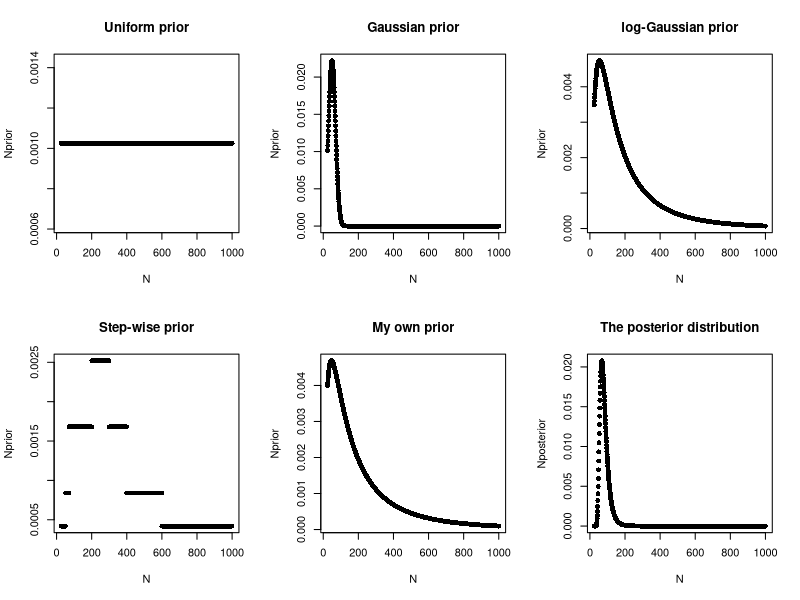
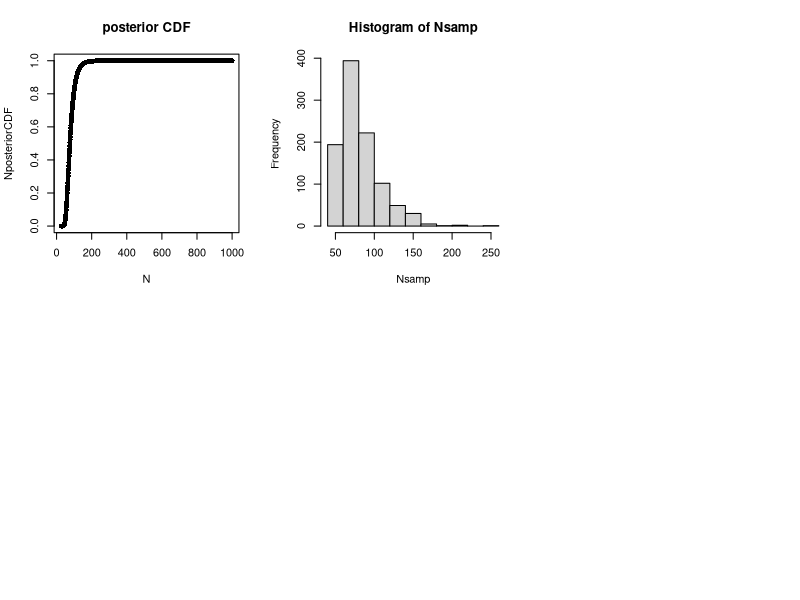

The R source for these figures, in order:
## ---- chunk 1
knitr::opts_chunk$set(echo = TRUE)
## ---- chunk 2
M=25
## ---- chunk 3
abs_min <- M     # the number of balls cannot be negative
abs_max <- 1000  # No way that bag can contain more than 1000 balls (a subjective assumption)


# Define the evaluation points so that all integers between 
# abs_min and abs_max are included
Nseq <- seq(abs_min, abs_max, length=abs_max-abs_min+1)  
## ---- chunk 4
par(mfrow=c(2,3))              # Open figure for plotting the examples

# uniform prior
Nprior <- rep(1,length(Nseq))/length(Nseq)  
sum(Nprior)              # check that prior probabilities sum up to to one
plot(Nseq,Nprior, main="Uniform prior", xlab="N", pch=16)
# "Gaussian" prior
Nprior <- dnorm(Nseq, mean=50, sd=20)
Nprior <- Nprior/sum(Nprior)     # Normalize the prior probabilities to sum to one
sum(Nprior)        # check that prior probabilities sum up to to one
plot(Nseq,Nprior, main="Gaussian prior", xlab="N", pch=16)
# log-Gaussian prior
Nprior <- dlnorm(Nseq, mean=5, sd=1)
Nprior <- Nprior/sum(Nprior)   # Normalize the prior probabilities to sum to one
sum(Nprior)        # check that prior probabilities sum up to to one
plot(Nseq,Nprior, main="log-Gaussian prior", xlab="N", pch=16)
# Step wise prior by giving different relative weights for different values
Nprior <- rep(1,length(Nseq))  
Nprior[Nseq>50 & Nseq<600] <- 2  
Nprior[Nseq>70 & Nseq<400] <- 4  
Nprior[Nseq>200 & Nseq<300] <- 6  
Nprior <- Nprior/sum(Nprior)    # Normalize the prior probabilities to sum to one
sum(Nprior)        # check that prior probabilities sum up to to one
plot(Nseq,Nprior, main="Step-wise prior", xlab="N", pch=16)

# --- Here we will fill in the prior defined during the lecture ---
Nprior <- dlnorm(Nseq, mean=5.05, sd=1.1)
Nprior <- Nprior/sum(Nprior)    # Normalize to sum to one
sum(Nprior)                     # check that prior probabilities sum up to to one

plot(Nseq,Nprior, main="My own prior", xlab="N", pch=16)
## ---- chunk 5
# The result from the other sampling time
C=25
R=9

Nposterior <- Nprior*dbinom(R,C,M/Nseq)  # numerator of Bayes theorem
Nposterior <- Nposterior/sum(Nposterior) # divide by marginal likelihood
plot(Nseq,Nposterior, main="The posterior distribution", xlab="N", pch=16)
## ---- chunk 6
posteriorMean = sum(Nposterior*Nseq)
print(posteriorMean)
## ---- chunk 7
NposteriorCDF <- cumsum(Nposterior)           
# Plot CDF
plot(Nseq,NposteriorCDF, main="posterior CDF", xlab="N", pch=16)
## ---- chunk 8
# 10% quantile is the first N at which CDF is over or equal to 10%
Nseq[which(NposteriorCDF>=0.1)[1]]
# 90% quantile is the first N at which CDF is over or equal to 90%
Nseq[which(NposteriorCDF>=0.9)[1]]
## ---- chunk 9
Nsamp = Nseq[sapply(runif(1000,min=0,max=1),function(temp){ which(NposteriorCDF>=temp)[1] })]
## ---- chunk 10
hist(Nsamp)
mean(Nsamp)
quantile(Nsamp,probs=c(0.1,0.9))
